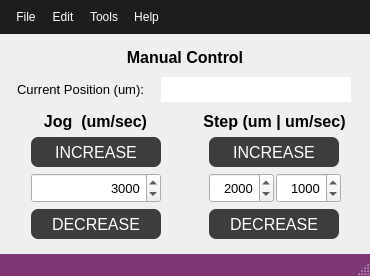
<?xml version="1.0" encoding="UTF-8"?>
<ui version="4.0">
 <class>Window_MotionControl</class>
 <widget class="QMainWindow" name="Window_MotionControl">
  <property name="geometry">
   <rect>
    <x>0</x>
    <y>0</y>
    <width>370</width>
    <height>276</height>
   </rect>
  </property>
  <property name="sizePolicy">
   <sizepolicy hsizetype="Fixed" vsizetype="Fixed">
    <horstretch>0</horstretch>
    <verstretch>0</verstretch>
   </sizepolicy>
  </property>
  <property name="minimumSize">
   <size>
    <width>370</width>
    <height>276</height>
   </size>
  </property>
  <property name="maximumSize">
   <size>
    <width>370</width>
    <height>276</height>
   </size>
  </property>
  <property name="windowTitle">
   <string>MainWindow</string>
  </property>
  <property name="styleSheet">
   <string notr="true">QMenuBar{
background-color:#1d1d1d;
padding:5px;
	font: 12pt &quot;MS Shell Dlg 2&quot;;
}

QMenuBar::item{
background-color:#1d1d1d;
color:#fff;
padding:5px;

}

QMenu{
color:#fff;
padding:0;
}

QMenu::item:selected{
color:#fff;
background-color:#00aba9;
}

QTableWidget{
background-color:#3d3d3d;
color:#fff;
  selection-background-color: #da532c;
border:solid;
border-width:3px;
border-color:#da532c;
}
QHeaderView::section{
background-color:qlineargradient(spread:pad, x1:0, y1:0, x2:1, y2:0, stop:0 rgba(20, 158, 217, 255), stop:1 rgba(36, 158, 217, 255));
border:none;
border-top-style:solid;
border-width:1px;
border-top-color:qlineargradient(spread:pad, x1:0, y1:0, x2:1, y2:0, stop:0 rgba(20, 158, 217, 255), stop:1 rgba(36, 158, 217, 255));
color:#fff;

}
QHeaderView{
background-color:qlineargradient(spread:pad, x1:0, y1:0, x2:1, y2:0, stop:0 rgba(20, 158, 217, 255), stop:1 rgba(36, 158, 217, 255));

border:none;
border-top-style:solid;
border-width:1px;
border-top-color:#149ED9;
color:#fff;
	font: 75 12pt &quot;Calibri&quot;;
}

QTableCornerButton::section{
border:none;
background-color:#149ED9;
}

QListWidget{
background-color:#3d3d3d;
color:#fff;
}

QMenu{
background-color:#3d3d3d;
}
QStatusBar{
background-color:#7e3878;
color:#fff;
}

QPushButton{
border-style:solid;
background-color:#3d3d3d;
color:#fff;
border-radius:7px;
}

QPushButton:disabled {
background-color: rgb(204, 0, 0);
}

QPushButton:hover{
color:#ccc;
	background-color: qlineargradient(spread:pad, x1:0.517, y1:0, x2:0.517, y2:1, stop:0 rgba(45, 45, 45, 255), stop:0.505682 rgba(45, 45, 45, 255), stop:1 rgba(29, 29, 29, 255));
	border-color:#2d89ef;
border-width:2px;
}

QPushButton:pressed{
background-color: qlineargradient(spread:pad, x1:0.517, y1:0, x2:0.517, y2:1, stop:0 rgba(29, 29, 29, 255), stop:0.505682 rgba(45, 45, 45, 255), stop:1 rgba(29, 29, 29, 255));
}


QTabWidget::tab{
background-color:#3d3d3d;
}

QLineEdit{
border-radius:0;
}

QProgressBar{
border-radius:0;
text-align:center;
color:#fff;
background-color:transparent;
border: 2px solid #e3a21a;
border-radius:7px;
	font: 75 12pt &quot;Open Sans&quot;;

}

QProgressBar::chunk{
background-color:#2d89ef;
width:20px;
}</string>
  </property>
  <widget class="QWidget" name="centralwidget">
   <layout class="QGridLayout" name="gridLayout_2">
    <item row="0" column="0" colspan="2">
     <layout class="QHBoxLayout" name="horizontalLayout_6">
      <item>
       <spacer name="horizontalSpacer">
        <property name="orientation">
         <enum>Qt::Horizontal</enum>
        </property>
        <property name="sizeHint" stdset="0">
         <size>
          <width>40</width>
          <height>20</height>
         </size>
        </property>
       </spacer>
      </item>
      <item>
       <layout class="QGridLayout" name="gridLayout_4">
        <item row="0" column="0">
         <widget class="QLabel" name="label_ManualControl">
          <property name="sizePolicy">
           <sizepolicy hsizetype="MinimumExpanding" vsizetype="Fixed">
            <horstretch>0</horstretch>
            <verstretch>0</verstretch>
           </sizepolicy>
          </property>
          <property name="minimumSize">
           <size>
            <width>0</width>
            <height>20</height>
           </size>
          </property>
          <property name="maximumSize">
           <size>
            <width>16777215</width>
            <height>20</height>
           </size>
          </property>
          <property name="font">
           <font>
            <pointsize>12</pointsize>
            <weight>75</weight>
            <bold>true</bold>
           </font>
          </property>
          <property name="text">
           <string>Manual Control</string>
          </property>
          <property name="alignment">
           <set>Qt::AlignCenter</set>
          </property>
         </widget>
        </item>
       </layout>
      </item>
      <item>
       <spacer name="horizontalSpacer_2">
        <property name="orientation">
         <enum>Qt::Horizontal</enum>
        </property>
        <property name="sizeHint" stdset="0">
         <size>
          <width>40</width>
          <height>20</height>
         </size>
        </property>
       </spacer>
      </item>
     </layout>
    </item>
    <item row="1" column="0" colspan="2">
     <layout class="QHBoxLayout" name="horizontalLayout_5">
      <item>
       <widget class="QLabel" name="label">
        <property name="sizePolicy">
         <sizepolicy hsizetype="Fixed" vsizetype="Fixed">
          <horstretch>0</horstretch>
          <verstretch>0</verstretch>
         </sizepolicy>
        </property>
        <property name="minimumSize">
         <size>
          <width>130</width>
          <height>25</height>
         </size>
        </property>
        <property name="maximumSize">
         <size>
          <width>130</width>
          <height>25</height>
         </size>
        </property>
        <property name="font">
         <font>
          <pointsize>10</pointsize>
         </font>
        </property>
        <property name="text">
         <string>Current Position (um):</string>
        </property>
       </widget>
      </item>
      <item>
       <widget class="QLineEdit" name="lineEdit_MachinePosition">
        <property name="minimumSize">
         <size>
          <width>190</width>
          <height>25</height>
         </size>
        </property>
        <property name="maximumSize">
         <size>
          <width>190</width>
          <height>25</height>
         </size>
        </property>
        <property name="font">
         <font>
          <pointsize>10</pointsize>
         </font>
        </property>
        <property name="alignment">
         <set>Qt::AlignCenter</set>
        </property>
        <property name="readOnly">
         <bool>true</bool>
        </property>
       </widget>
      </item>
     </layout>
    </item>
    <item row="2" column="0">
     <layout class="QGridLayout" name="gridLayout_6">
      <item row="0" column="0">
       <widget class="QLabel" name="label_ManualControl_3">
        <property name="sizePolicy">
         <sizepolicy hsizetype="MinimumExpanding" vsizetype="Fixed">
          <horstretch>0</horstretch>
          <verstretch>0</verstretch>
         </sizepolicy>
        </property>
        <property name="font">
         <font>
          <pointsize>12</pointsize>
          <weight>75</weight>
          <bold>true</bold>
         </font>
        </property>
        <property name="text">
         <string>Jog  (um/sec)</string>
        </property>
        <property name="alignment">
         <set>Qt::AlignCenter</set>
        </property>
       </widget>
      </item>
      <item row="2" column="0">
       <layout class="QGridLayout" name="gridLayout">
        <item row="0" column="0">
         <spacer name="horizontalSpacer_7">
          <property name="orientation">
           <enum>Qt::Horizontal</enum>
          </property>
          <property name="sizeHint" stdset="0">
           <size>
            <width>5</width>
            <height>10</height>
           </size>
          </property>
         </spacer>
        </item>
        <item row="0" column="2">
         <spacer name="horizontalSpacer_6">
          <property name="orientation">
           <enum>Qt::Horizontal</enum>
          </property>
          <property name="sizeHint" stdset="0">
           <size>
            <width>5</width>
            <height>10</height>
           </size>
          </property>
         </spacer>
        </item>
        <item row="0" column="1">
         <layout class="QVBoxLayout" name="verticalLayout">
          <item>
           <widget class="QPushButton" name="pushButton_IncreaseJog">
            <property name="sizePolicy">
             <sizepolicy hsizetype="Fixed" vsizetype="Fixed">
              <horstretch>0</horstretch>
              <verstretch>0</verstretch>
             </sizepolicy>
            </property>
            <property name="minimumSize">
             <size>
              <width>130</width>
              <height>30</height>
             </size>
            </property>
            <property name="maximumSize">
             <size>
              <width>130</width>
              <height>16777215</height>
             </size>
            </property>
            <property name="font">
             <font>
              <pointsize>12</pointsize>
             </font>
            </property>
            <property name="text">
             <string>INCREASE</string>
            </property>
           </widget>
          </item>
          <item>
           <widget class="QSpinBox" name="spinBox_Jog">
            <property name="sizePolicy">
             <sizepolicy hsizetype="Fixed" vsizetype="Fixed">
              <horstretch>0</horstretch>
              <verstretch>0</verstretch>
             </sizepolicy>
            </property>
            <property name="minimumSize">
             <size>
              <width>130</width>
              <height>30</height>
             </size>
            </property>
            <property name="font">
             <font>
              <pointsize>10</pointsize>
             </font>
            </property>
            <property name="alignment">
             <set>Qt::AlignRight|Qt::AlignTrailing|Qt::AlignVCenter</set>
            </property>
            <property name="minimum">
             <number>1</number>
            </property>
            <property name="maximum">
             <number>10000</number>
            </property>
            <property name="singleStep">
             <number>10</number>
            </property>
            <property name="value">
             <number>3000</number>
            </property>
           </widget>
          </item>
          <item>
           <widget class="QPushButton" name="pushButton_DecreaseJog">
            <property name="sizePolicy">
             <sizepolicy hsizetype="Fixed" vsizetype="Fixed">
              <horstretch>0</horstretch>
              <verstretch>0</verstretch>
             </sizepolicy>
            </property>
            <property name="minimumSize">
             <size>
              <width>130</width>
              <height>30</height>
             </size>
            </property>
            <property name="maximumSize">
             <size>
              <width>130</width>
              <height>16777215</height>
             </size>
            </property>
            <property name="font">
             <font>
              <pointsize>12</pointsize>
             </font>
            </property>
            <property name="text">
             <string>DECREASE</string>
            </property>
           </widget>
          </item>
         </layout>
        </item>
       </layout>
      </item>
     </layout>
    </item>
    <item row="2" column="1">
     <layout class="QVBoxLayout" name="verticalLayout_5">
      <item>
       <widget class="QLabel" name="label_ManualControl_4">
        <property name="sizePolicy">
         <sizepolicy hsizetype="MinimumExpanding" vsizetype="Fixed">
          <horstretch>0</horstretch>
          <verstretch>0</verstretch>
         </sizepolicy>
        </property>
        <property name="font">
         <font>
          <pointsize>12</pointsize>
          <weight>75</weight>
          <bold>true</bold>
         </font>
        </property>
        <property name="text">
         <string>Step (um | um/sec)</string>
        </property>
        <property name="alignment">
         <set>Qt::AlignCenter</set>
        </property>
       </widget>
      </item>
      <item>
       <layout class="QHBoxLayout" name="horizontalLayout_2">
        <item>
         <spacer name="horizontalSpacer_8">
          <property name="orientation">
           <enum>Qt::Horizontal</enum>
          </property>
          <property name="sizeHint" stdset="0">
           <size>
            <width>5</width>
            <height>10</height>
           </size>
          </property>
         </spacer>
        </item>
        <item>
         <layout class="QVBoxLayout" name="verticalLayout_SetpControlInner">
          <item>
           <widget class="QPushButton" name="pushButton_IncreaseRelativeMove">
            <property name="sizePolicy">
             <sizepolicy hsizetype="Fixed" vsizetype="Fixed">
              <horstretch>0</horstretch>
              <verstretch>0</verstretch>
             </sizepolicy>
            </property>
            <property name="minimumSize">
             <size>
              <width>130</width>
              <height>30</height>
             </size>
            </property>
            <property name="maximumSize">
             <size>
              <width>130</width>
              <height>16777215</height>
             </size>
            </property>
            <property name="font">
             <font>
              <pointsize>12</pointsize>
             </font>
            </property>
            <property name="text">
             <string>INCREASE</string>
            </property>
           </widget>
          </item>
          <item>
           <layout class="QHBoxLayout" name="horizontalLayout">
            <property name="spacing">
             <number>2</number>
            </property>
            <item>
             <widget class="QSpinBox" name="spinBox_RelativeMove">
              <property name="sizePolicy">
               <sizepolicy hsizetype="Fixed" vsizetype="Fixed">
                <horstretch>0</horstretch>
                <verstretch>0</verstretch>
               </sizepolicy>
              </property>
              <property name="minimumSize">
               <size>
                <width>65</width>
                <height>30</height>
               </size>
              </property>
              <property name="maximumSize">
               <size>
                <width>65</width>
                <height>16777215</height>
               </size>
              </property>
              <property name="font">
               <font>
                <pointsize>10</pointsize>
               </font>
              </property>
              <property name="alignment">
               <set>Qt::AlignRight|Qt::AlignTrailing|Qt::AlignVCenter</set>
              </property>
              <property name="maximum">
               <number>100000</number>
              </property>
              <property name="singleStep">
               <number>100</number>
              </property>
              <property name="value">
               <number>2000</number>
              </property>
             </widget>
            </item>
            <item>
             <widget class="QSpinBox" name="spinBox_RelativeMoveSpeed">
              <property name="minimumSize">
               <size>
                <width>65</width>
                <height>30</height>
               </size>
              </property>
              <property name="maximumSize">
               <size>
                <width>65</width>
                <height>16777215</height>
               </size>
              </property>
              <property name="font">
               <font>
                <pointsize>10</pointsize>
               </font>
              </property>
              <property name="toolTip">
               <string>Testing1</string>
              </property>
              <property name="statusTip">
               <string/>
              </property>
              <property name="alignment">
               <set>Qt::AlignRight|Qt::AlignTrailing|Qt::AlignVCenter</set>
              </property>
              <property name="maximum">
               <number>5000</number>
              </property>
              <property name="singleStep">
               <number>10</number>
              </property>
              <property name="value">
               <number>1000</number>
              </property>
             </widget>
            </item>
           </layout>
          </item>
          <item>
           <widget class="QPushButton" name="pushButton_DecreaseRelativeMove">
            <property name="sizePolicy">
             <sizepolicy hsizetype="Fixed" vsizetype="Fixed">
              <horstretch>0</horstretch>
              <verstretch>0</verstretch>
             </sizepolicy>
            </property>
            <property name="minimumSize">
             <size>
              <width>130</width>
              <height>30</height>
             </size>
            </property>
            <property name="maximumSize">
             <size>
              <width>130</width>
              <height>16777215</height>
             </size>
            </property>
            <property name="font">
             <font>
              <pointsize>12</pointsize>
             </font>
            </property>
            <property name="text">
             <string>DECREASE</string>
            </property>
           </widget>
          </item>
         </layout>
        </item>
        <item>
         <spacer name="horizontalSpacer_9">
          <property name="orientation">
           <enum>Qt::Horizontal</enum>
          </property>
          <property name="sizeHint" stdset="0">
           <size>
            <width>5</width>
            <height>10</height>
           </size>
          </property>
         </spacer>
        </item>
       </layout>
      </item>
     </layout>
    </item>
   </layout>
  </widget>
  <widget class="QMenuBar" name="menubar">
   <property name="geometry">
    <rect>
     <x>0</x>
     <y>0</y>
     <width>370</width>
     <height>40</height>
    </rect>
   </property>
   <widget class="QMenu" name="menuFile">
    <property name="title">
     <string>File</string>
    </property>
    <addaction name="actionClose"/>
   </widget>
   <widget class="QMenu" name="menuEdit">
    <property name="title">
     <string>Edit</string>
    </property>
   </widget>
   <widget class="QMenu" name="menuTools">
    <property name="title">
     <string>Tools</string>
    </property>
   </widget>
   <widget class="QMenu" name="menuHelp">
    <property name="title">
     <string>Help</string>
    </property>
   </widget>
   <addaction name="menuFile"/>
   <addaction name="menuEdit"/>
   <addaction name="menuTools"/>
   <addaction name="menuHelp"/>
  </widget>
  <widget class="QStatusBar" name="statusbar"/>
  <action name="actionClose">
   <property name="text">
    <string>Close</string>
   </property>
  </action>
 </widget>
 <resources/>
 <connections/>
</ui>
